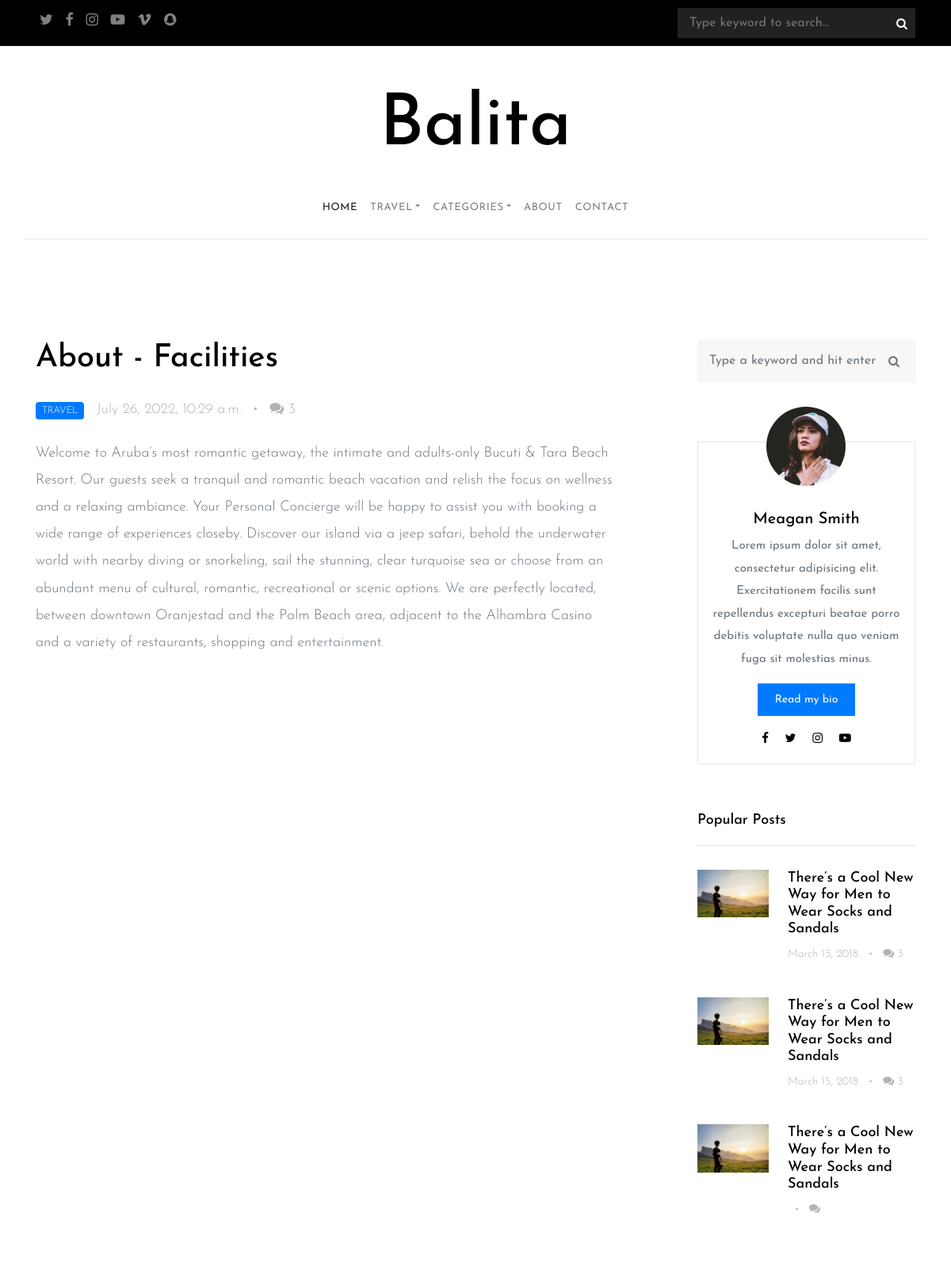
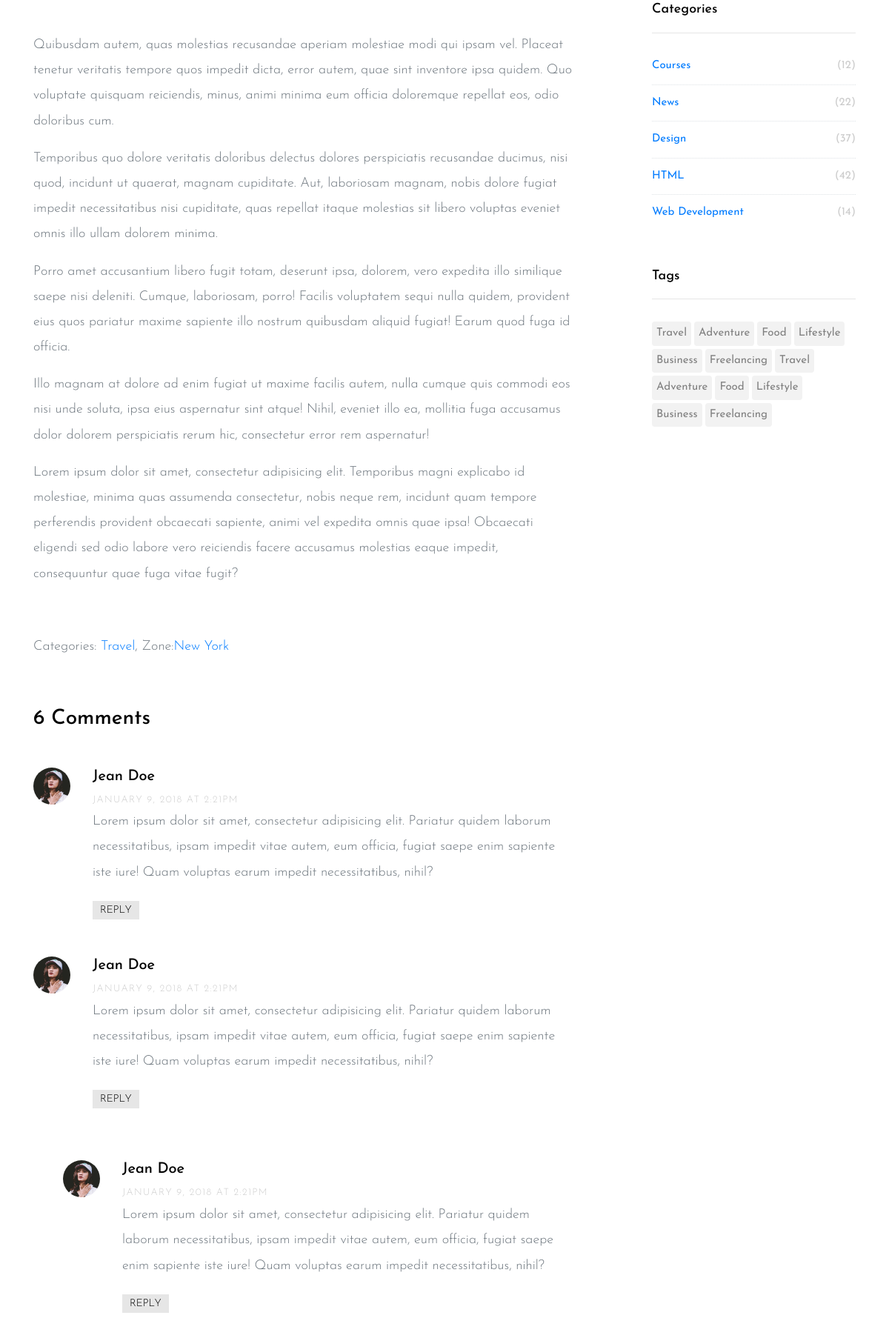
Screenshot of /blog_single/about-facilities/ (upper part) with the database file from the repository (2 pictures, top to bottom).
### blog/models.py (models this page shows, shortened)
class Article(models.Model):
    title = models.CharField(max_length=50)
    slug = models.SlugField(unique=True, blank=True)
    image = models.ImageField(upload_to='article/', null=True)
    content = models.TextField()
    is_published = models.BooleanField(default=False)
    cat = models.ForeignKey(Category, on_delete=models.CASCADE)
    zone_cat = models.ForeignKey(ZoneCat, on_delete=models.CASCADE)
    created_at = models.DateTimeField(auto_now_add=True)
    views = models.IntegerField(default=0)

class Category(models.Model):
    name = models.CharField(max_length=50)
    created_at = models.DateTimeField(auto_now_add=True)
    def __str__(self):
        return self.name

class ZoneCat(models.Model):
    name = models.CharField(max_length=50)
    created_at = models.DateTimeField(auto_now_add=True)
    def __str__(self):
        return self.name

### blog/views.py (the view)
# urls.py: path('blog_single/<slug:slug>/', blog_single),
def blog_single(request, slug):
    posts_pop = Article.objects.all().order_by('-id')[:3]
    cats = Category.objects.all()
    zone_cat = ZoneCat.objects.all()
    posts = Article.objects.filter(is_published=True)
    for cat in cats:
        cat.n = len(Article.objects.filter(cat=cat))
    obj = Article.objects.get(slug=slug)
    obj.views += 1
    obj.save()
    context = {
        'cats': cats,
        'zone_cat': zone_cat,
        'posts_car': posts[:3:-1],
        'posts_pop': posts_pop,
        'obj': obj,
    }
    return render(request, 'blog-single.html', context)

### templates/blog-single.html (shortened to what this page needs)
{% extends 'layout/base.html' %}
{% load static %}
{% block content %}
<section class="site-section py-lg">
    <div class="container">
        <div class="row blog-entries">
            <div class="col-md-12 col-lg-8 main-content">
                <h1 class="mb-4">{{ obj.title }}</h1>
                <div class="post-meta">
                    <span class="category">{{ obj.cat }}</span>
                    <span class="mr-2">{{ obj.created_at }} </span> &bullet;
                    <span class="ml-2"><span class="fa fa-comments"></span> 3</span>
                </div>
                <div class="post-content-body">
                    <p>
                        {{ obj.content }}
                    </p>
                    <div class="row mb-5">
                    </div>
                    <p>Quibusdam autem, quas molestias recusandae aperiam molestiae modi qui ipsam vel. Placeat tenetur
                        veritatis tempore quos impedit dicta, error autem, quae sint inventore ipsa quidem. Quo
                        voluptate quisquam reiciendis, minus, animi minima eum officia doloremque repellat eos, odio
                        doloribus cum.</p>
                    <p>Temporibus quo dolore veritatis doloribus delectus dolores perspiciatis recusandae ducimus, nisi
                        quod, incidunt ut quaerat, magnam cupiditate. Aut, laboriosam magnam, nobis dolore fugiat
                        impedit necessitatibus nisi cupiditate, quas repellat itaque molestias sit libero voluptas
                        eveniet omnis illo ullam dolorem minima.</p>
                    <p>Porro amet accusantium libero fugit totam, deserunt ipsa, dolorem, vero expedita illo similique
                        saepe nisi deleniti. Cumque, laboriosam, porro! Facilis voluptatem sequi nulla quidem, provident
                        eius quos pariatur maxime sapiente illo nostrum quibusdam aliquid fugiat! Earum quod fuga id
                        officia.</p>
                    <p>Illo magnam at dolore ad enim fugiat ut maxime facilis autem, nulla cumque quis commodi eos nisi
                        unde soluta, ipsa eius aspernatur sint atque! Nihil, eveniet illo ea, mollitia fuga accusamus
                        dolor dolorem perspiciatis rerum hic, consectetur error rem aspernatur!</p>
                    <p>Lorem ipsum dolor sit amet, consectetur adipisicing elit. Temporibus magni explicabo id
                        molestiae, minima quas assumenda consectetur, nobis neque rem, incidunt quam tempore perferendis
                        provident obcaecati sapiente, animi vel expedita omnis quae ipsa! Obcaecati eligendi sed odio
                        labore vero reiciendis facere accusamus molestias eaque impedit, consequuntur quae fuga vitae
                        fugit?</p>
                </div>
                <div class="pt-5">
                    <p>Categories: <a href="/category/{{ obj.cat.id }}">{{ obj.cat }}</a>, Zone:<a
                            href="/zone-category/{{ obj.zone_cat.id }}">{{ obj.zone_cat }}</a></p>
                </div>
                <div class="pt-5">
                    <h3 class="mb-5">6 Comments</h3>
                    <ul class="comment-list">
                        <li class="comment">
                            <div class="vcard">
                                <img src="{% static 'images/xperson_1.jpg.pagespeed.ic.n01-szf7gg.jpg' %}" alt="Image placeholder">
                            </div>
                            <div class="comment-body">
                                <h3>Jean Doe</h3>
                                <div class="meta">January 9, 2018 at 2:21pm</div>
                                <p>Lorem ipsum dolor sit amet, consectetur adipisicing elit. Pariatur quidem laborum
                                    necessitatibus, ipsam impedit vitae autem, eum officia, fugiat saepe enim sapiente
                                    iste iure! Quam voluptas earum impedit necessitatibus, nihil?</p>
                                <p><a href="#" class="reply">Reply</a></p>
                            </div>
                        </li>
                        <li class="comment">
                            <div class="vcard">
                                <img src="{% static 'images/xperson_1.jpg.pagespeed.ic.n01-szf7gg.jpg' %}" alt="Image placeholder">
                            </div>
                            <div class="comment-body">
                                <h3>Jean Doe</h3>
                                <div class="meta">January 9, 2018 at 2:21pm</div>
                                <p>Lorem ipsum dolor sit amet, consectetur adipisicing elit. Pariatur quidem laborum
                                    necessitatibus, ipsam impedit vitae autem, eum officia, fugiat saepe enim sapiente
                                    iste iure! Quam voluptas earum impedit necessitatibus, nihil?</p>
                                <p><a href="#" class="reply">Reply</a></p>
                            </div>
                            <ul class="children">
                                <li class="comment">
                                    <div class="vcard">
                                        <img src="{% static 'images/xperson_1.jpg.pagespeed.ic.n01-szf7gg.jpg' %}"
                                             alt="Image placeholder">
                                    </div>
                                    <div class="comment-body">
                                        <h3>Jean Doe</h3>
                                        <div class="meta">January 9, 2018 at 2:21pm</div>
                                        <p>Lorem ipsum dolor sit amet, consectetur adipisicing elit. Pariatur quidem
                                            laborum necessitatibus, ipsam impedit vitae autem, eum officia, fugiat saepe
                                            enim sapiente iste iure! Quam voluptas earum impedit necessitatibus,
                                            nihil?</p>
                                        <p><a href="#" class="reply">Reply</a></p>
                                    </div>
                                </li>
                            </ul>
                        </li>
                    </ul>
                </div>
            </div>
            <div class="col-md-12 col-lg-4 sidebar">
                <div class="sidebar-box search-form-wrap">
                    <form action="#" class="search-form">
                        <div class="form-group">
                            <span class="icon fa fa-search"></span>
                            <input type="text" class="form-control" id="s" placeholder="Type a keyword and hit enter">
                        </div>
                    </form>
                </div>
                <div class="sidebar-box">
                    <div class="bio text-center">
                        <img src="{% static 'images/xperson_1.jpg.pagespeed.ic.n01-szf7gg.jpg' %}" alt="Image Placeholder"
                             class="img-fluid">
                        <div class="bio-body">
                            <h2>Meagan Smith</h2>
                            <p>Lorem ipsum dolor sit amet, consectetur adipisicing elit. Exercitationem facilis sunt
                                repellendus excepturi beatae porro debitis voluptate nulla quo veniam fuga sit molestias
                                minus.</p>
                            <p><a href="#" class="btn btn-primary btn-sm">Read my bio</a></p>
                            <p class="social">
                                <a href="#" class="p-2"><span class="fa fa-facebook"></span></a>
                                <a href="#" class="p-2"><span class="fa fa-twitter"></span></a>
                                <a href="#" class="p-2"><span class="fa fa-instagram"></span></a>
                                <a href="#" class="p-2"><span class="fa fa-youtube-play"></span></a>
                            </p>
                        </div>
                    </div>
                </div>
                <div class="sidebar-box">
                    <h3 class="heading">Popular Posts</h3>
                    <div class="post-entry-sidebar">
                        <ul>
                            <li>
                                <a href="#">
                                    <img src="{% static 'images/ximg_1.jpg.pagespeed.ic.qvyykpqHm2.jpg' %}" alt="Image placeholder"
                                         class="mr-4">
                                    <div class="text">
                                        <h4>There’s a Cool New Way for Men to Wear Socks and Sandals</h4>
                                        <div class="post-meta">
                                            <span class="mr-2">March 15, 2018 </span> &bullet;
                                            <span class="ml-2"><span class="fa fa-comments"></span> 3</span>
                                        </div>
                                    </div>
                                </a>
                            </li>
                            <li>
                                <a href="#">
                                    <img src="{% static 'images/ximg_1.jpg.pagespeed.ic.qvyykpqHm2.jpg' %}" alt="Image placeholder"
                                         class="mr-4">
                                    <div class="text">
                                        <h4>There’s a Cool New Way for Men to Wear Socks and Sandals</h4>
                                        <div class="post-meta">
                                            <span class="mr-2">March 15, 2018 </span> &bullet;
                                            <span class="ml-2"><span class="fa fa-comments"></span> 3</span>
                                        </div>
                                    </div>
                                </a>
                            </li>
                            <li>
                                <a href="#">
                                    <img src="{% static 'images/ximg_1.jpg.pagespeed.ic.qvyykpqHm2.jpg' %}" alt="Image placeholder"
                                         class="mr-4">
                                    <div class="text">
                                        <h4>There’s a Cool New Way for Men to Wear Socks and Sandals</h4>
                                        <div class="post-meta">
                                             &bullet;
                                            <span class="ml-2"><span class="fa fa-comments"></span>{{ i.views }}</span>
                                        </div>
                                    </div>
                                </a>
                            </li>
                        </ul>
                    </div>
                </div>
                <div class="sidebar-box">
                    <h3 class="heading">Categories</h3>
                    <ul class="categories">
                        <li><a href="#">Courses <span>(12)</span></a></li>
                        <li><a href="#">News <span>(22)</span></a></li>
                        <li><a href="#">Design <span>(37)</span></a></li>
                        <li><a href="#">HTML <span>(42)</span></a></li>
                        <li><a href="#">Web Development <span>(14)</span></a></li>
                    </ul>
                </div>
                <div class="sidebar-box">
                    <h3 class="heading">Tags</h3>
                    <ul class="tags">
                        <li><a href="#">Travel</a></li>
                        <li><a href="#">Adventure</a></li>
                        <li><a href="#">Food</a></li>
                        <li><a href="#">Lifestyle</a></li>
                        <li><a href="#">Business</a></li>
                        <li><a href="#">Freelancing</a></li>
                        <li><a href="#">Travel</a></li>
                        <li><a href="#">Adventure</a></li>
                        <li><a href="#">Food</a></li>
                        <li><a href="#">Lifestyle</a></li>
                        <li><a href="#">Business</a></li>
                        <li><a href="#">Freelancing</a></li>
                    </ul>
                </div>
            </div>
        </div>
    </div>
</section>
{% endblock %}

### templates/layout/base.html (shortened to what this page needs)
<!doctype html>
{% load static %}
<html lang="en">
<head>
    <link rel="stylesheet"
          href="{% static 'css/style.css' %}"/>
</head>
<body>
<header role="banner">
    <div class="top-bar">
        <div class="container">
            <div class="row">
                <div class="col-9 social">
                    <a href="#"><span class="fa fa-twitter"></span></a>
                    <a href="#"><span class="fa fa-facebook"></span></a>
                    <a href="#"><span class="fa fa-instagram"></span></a>
                    <a href="#"><span class="fa fa-youtube-play"></span></a>
                    <a href="#"><span class="fa fa-vimeo"></span></a>
                    <a href="#"><span class="fa fa-snapchat"></span></a>
                </div>
                <div class="col-3 search-top">
                    <form action="#" class="search-top-form">
                        <span class="icon fa fa-search"></span>
                        <input type="text" id="s" placeholder="Type keyword to search...">
                    </form>
                </div>
            </div>
        </div>
    </div>
    <div class="container logo-wrap">
        <div class="row pt-5">
            <div class="col-12 text-center">
                <h1 class="site-logo"><a href="/">Balita</a></h1>
            </div>
        </div>
    </div>
    <nav class="navbar navbar-expand-md  navbar-light bg-light">
        <div class="container">
            <div class="collapse navbar-collapse" id="navbarMenu">
                <ul class="navbar-nav mx-auto">
                    <li class="nav-item">
                        <a class="nav-link active" href="/">Home</a>
                    </li>
                    <li class="nav-item dropdown">
                        <a class="nav-link dropdown-toggle" href="category.html" id="dropdown04" data-toggle="dropdown"
                           aria-haspopup="true" aria-expanded="false">Travel</a>
                    </li>
                    <li class="nav-item dropdown">
                        <a class="nav-link dropdown-toggle" href="category.html" id="dropdown05" data-toggle="dropdown"
                           aria-haspopup="true" aria-expanded="false">Categories</a>
                    </li>
                    <li class="nav-item">
                        <a class="nav-link" href="/about/">About</a>
                    </li>
                    <li class="nav-item">
                        <a class="nav-link" href="/contact/">Contact</a>
                    </li>
                </ul>
            </div>
        </div>
    </nav>
</header>
{% block content %}
{% endblock %}
</body>
</html>

### rows the page displays
Article: title "About - Facilities", cat "TRAVEL", created_at "July 26, 2022, 10:29 a.m.", content "Welcome to Aruba’s most romantic getaway, the intimate and adults-only Bucuti & Tara Beach Resort. Our guests seek a tranquil and romantic beach vacation and relish the focus on wellness and a relaxing ambiance. Your Personal Concierge will be happy to assist you with booking a wide range of experiences closeby. Discover our island via a jeep safari, behold the underwater world with nearby diving or snorkeling, sail the stunning, clear turquoise sea or choose from an abundant menu of cultural, romantic, recreational or scenic options. We are perfectly located, between downtown Oranjestad and the Palm Beach area, adjacent to the Alhambra Casino and a variety of restaurants, shopping and…", cat "Travel", zone_cat "New York"
